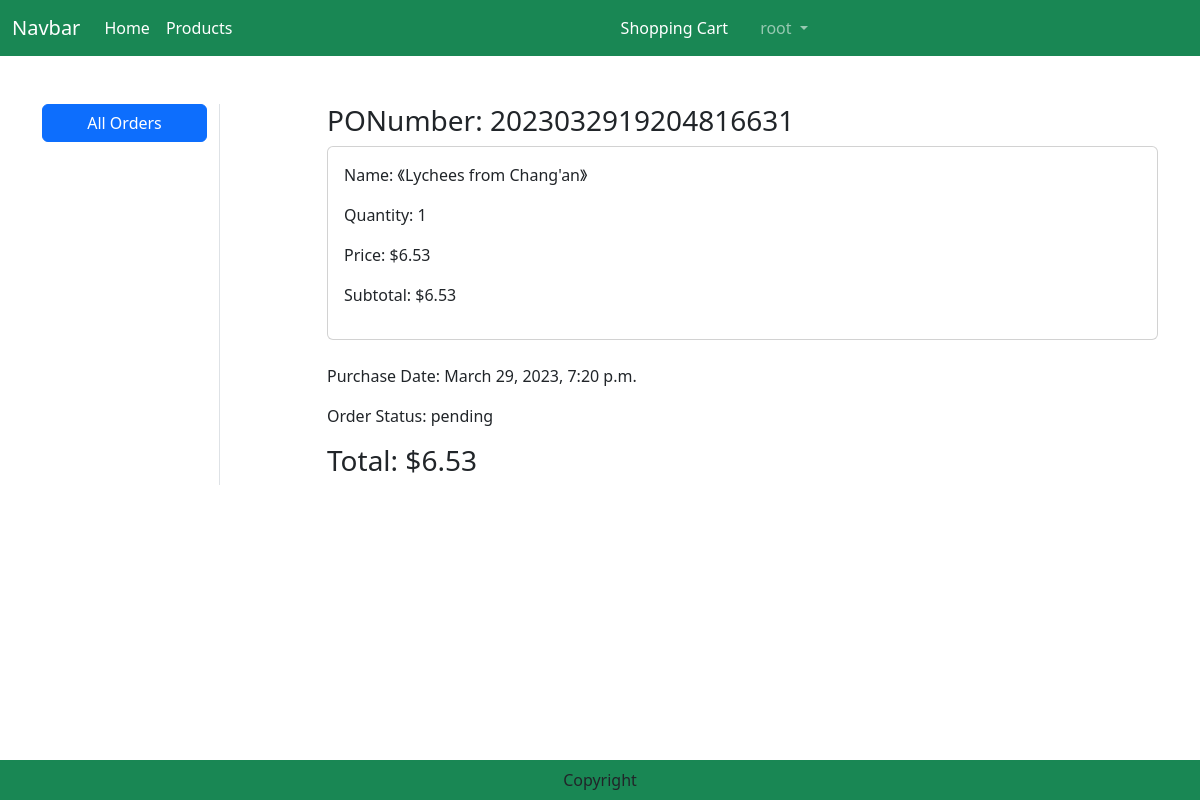
The app's page /orders/2023032919204816631 (signed in), older data.
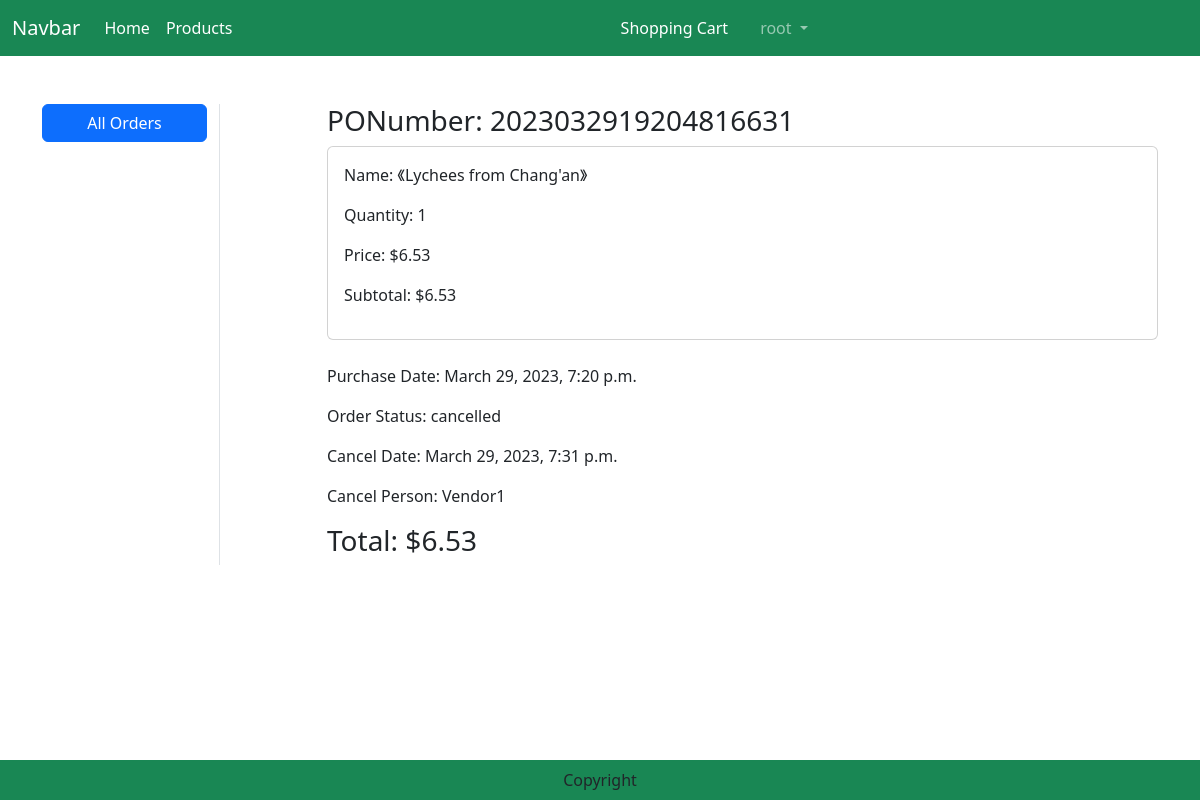
The same page, newer data.
### order/models.py (models this page shows)
class Order(models.Model):
    PONumber = models.CharField(max_length=30, primary_key=True)
    purchaseDate = models.DateTimeField(default=datetime.now)
    status = models.CharField(default=ORDER_STATUS_CHOICES[0][0], choices=ORDER_STATUS_CHOICES, max_length=20)
    customer = models.ForeignKey('customers.Customer',on_delete=models.CASCADE)
    user = models.ForeignKey(User,on_delete=models.CASCADE)
    shipmentDate = models.DateTimeField(null = True)
    cancelDate = models.DateTimeField(null = True)

### order/views.py (the view)
# urls.py: path('orders/<str:PONumber>',views.OrderDetailView.as_view(), name='order_detail'),
class OrderDetailView(View):
    def get(self, request, PONumber):
        filter = request.GET.get('filter')
        if filter == 'allVendor':
            orders = Order.objects.all().order_by('-purchaseDate')
        else:
            filter == 'all'
            orders = Order.objects.filter(user=request.user).order_by('-purchaseDate')
        order = Order.objects.get(PONumber=PONumber)
        orderitems = OrderItem.objects.filter(order=order)
        total = 0
        for oi in orderitems:
            value = oi.price
            total = total + value
        context = {
            'order': order,
            'orderitems': orderitems,
            'total':total,
        }
        return render(request, 'order_detail.html', context)

### templates/order_detail.html (shortened to what this page needs)
{% extends 'base.html' %}
{% load static %}
{% block main-content %}
<div class="container my-5">
    <div class="row">
        <div class="col-sm-2 border-end">
            <ul class="list-unstyled">
                {% for group in request.user.groups.all %}
                    {% if group.name == 'Customer' %}
                        <li class="d-grid"><a href="{% url 'order:orders' %}?filter=all" class="btn btn-primary" {% if filter == 'all' %}class="active"{% endif %}>All Orders</a></li>
                    {% elif group.name == 'Vendor' %}
                        <li class="d-grid"><a href="{% url 'order:orders' %}?filter=allVendor" class="btn btn-primary" {% if filter == 'allVendor' %}class="active"{% endif %}>All Orders</a></li>
                    {% endif %}
                {% endfor %}
            </ul>
        </div>
        <div class="col-sm-9 offset-sm-1">
            <h3>PONumber: {{order.PONumber}}</h3>
            {% for item in orderitems %}
                <div class="card">
                    <div class="card-body">
                        <div class="col-sm-7">
                            <p>Name: 《{{item.product.productName}}》</p>
                            <p>Quantity: 1 </p>
                            <p>Price: ${{item.price}}</p>
                            <p>Subtotal: ${{item.price}}</p>
                        </div>
                    </div>
                </div>
                <br>
            {% endfor %}
                <div class="col-sm">
                    <p>Purchase Date: {{order.purchaseDate}}</p>
                    <p>Order Status: {{order.status}}</p>
                    {% if order.status == 'shipped' %}
                        <p>Shippment Date: {{order.shipmentDate}}</p>
                    {% elif order.status == 'cancelled' %}
                        <p>Cancel Date: {{order.cancelDate}}</p>
                        <p>Cancel Person: Vendor1 </p>
                    {% endif %}
                </div>
            <h3>Total: ${{total}}</h3>
        </div>
    </div>
</div>
{% endblock main-content %}

Row changes from the older to the newer data that the page shows:
changed Order id 2023032919204816631: status "pending" → "cancelled"; cancelDate (not shown) → "March 29, 2023, 7:31 p.m."
Text that changed along with them:
text now shown: "Cancel Date: Cancel Person: Vendor1"
